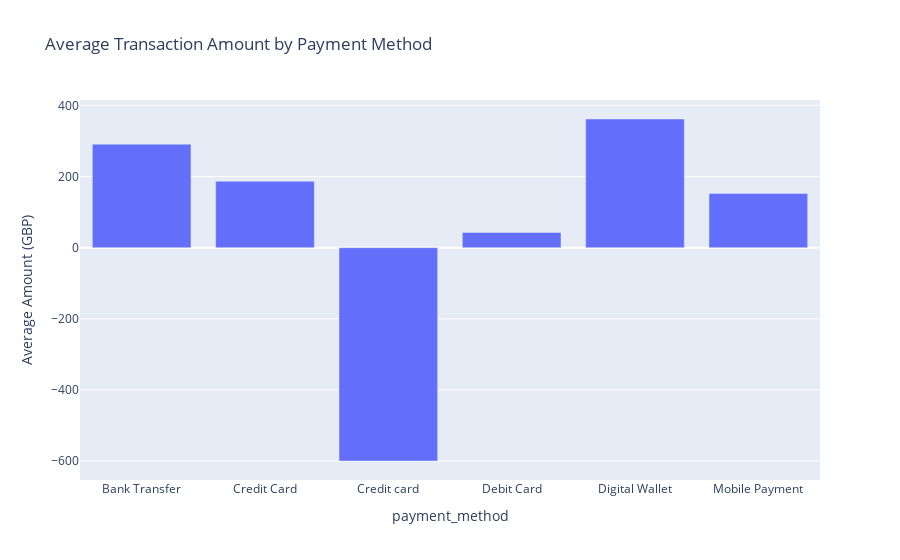

The cell this chart's notebook holds for it:
### Markdown cell above
The above looks more consistent and logical. However, I will proceed with a larger dataset for analysis on payment_method, merchant_category, location, customer_segment, transaction_status, sales_channel, customer_device_type, and promotion_or_discount_applied.

### Code cell
avg_amount_by_payment = df.groupby('payment_method')['Amount_GBP'].mean().reset_index()

fig = px.bar(
    avg_amount_by_payment,
    x='payment_method',
    y='Amount_GBP',
    title='Average Transaction Amount by Payment Method',
    labels={'Amount_GBP': 'Average Amount (GBP)'}
)

fig.show()

### Figure 1 — Plotly figure (JSON) as saved in the notebook; plotly's stock layout.template omitted (floating-point values rounded to 4 significant figures)
{"data": [{"hovertemplate": "payment_method=%{x}<br>Average Amount (GBP)=%{y}<extra></extra>", "legendgroup": "", "marker": {"color": "#636efa", "pattern": {"shape": ""}}, "name": "", "orientation": "v", "showlegend": false, "textposition": "auto", "type": "bar", "x": ["Bank Transfer", "Credit Card", "Credit card", "Debit Card", "Digital Wallet", "Mobile Payment"], "xaxis": "x", "y": [291.1, 186.8, -600.0, 42.8, 361.9, 152.7], "yaxis": "y"}], "layout": {"barmode": "relative", "legend": {"tracegroupgap": 0}, "title": {"text": "Average Transaction Amount by Payment Method"}, "xaxis": {"anchor": "y", "domain": [0, 1], "title": {"text": "payment_method"}}, "yaxis": {"anchor": "x", "domain": [0, 1], "title": {"text": "Average Amount (GBP)"}}}}
